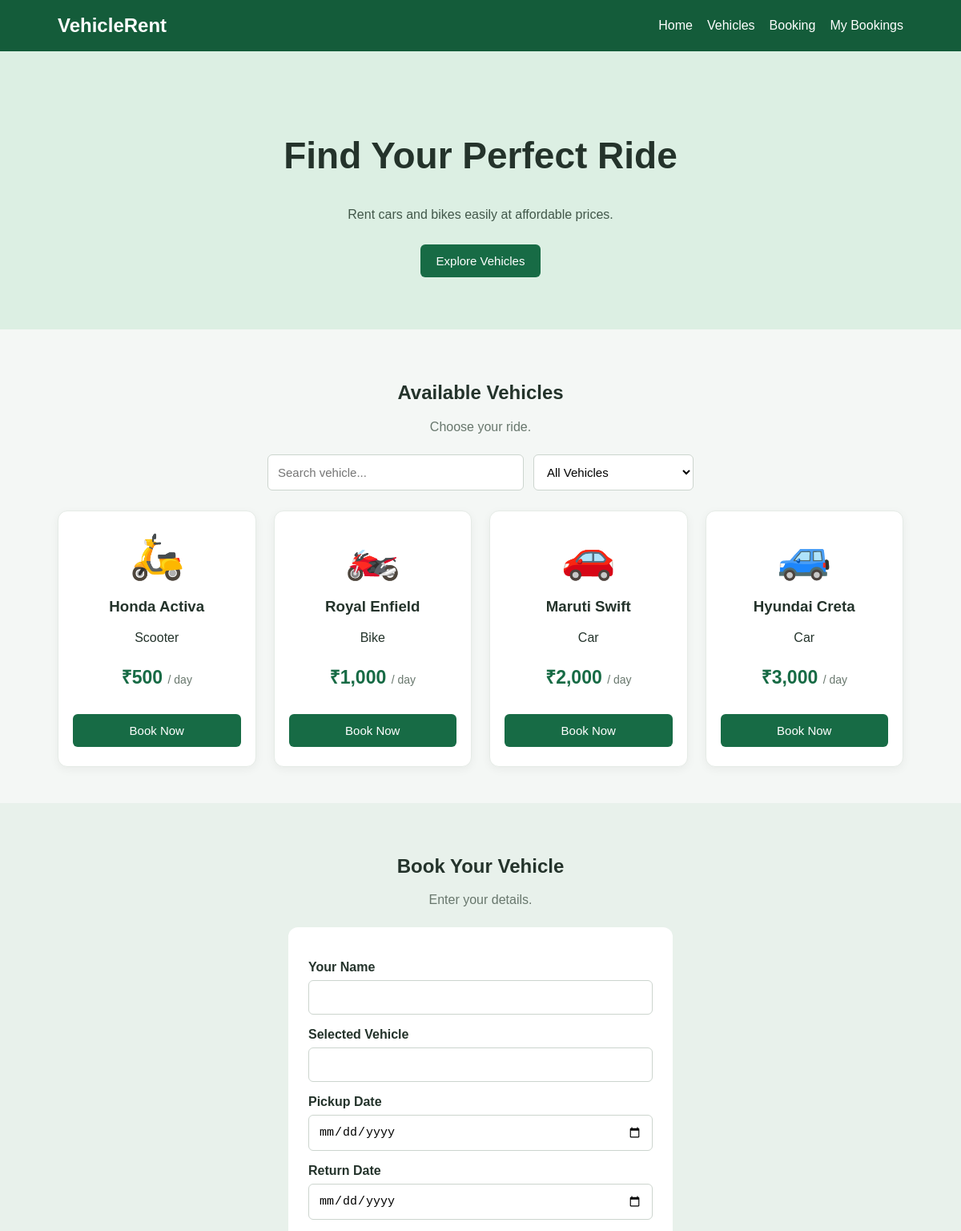
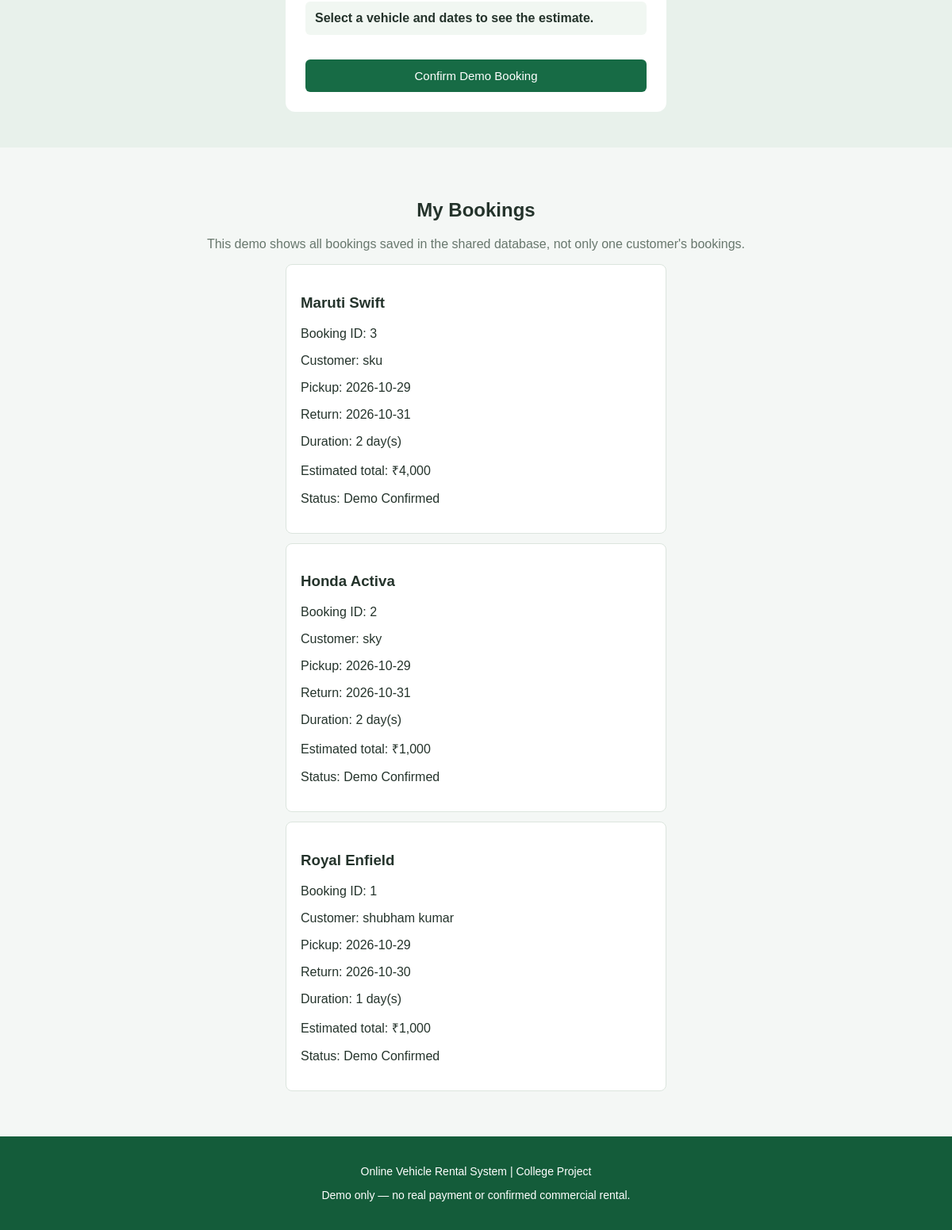
The page / on the database its author committed (2 pictures, top to bottom).
### tables this page shows
CREATE TABLE vehicles (
                id INTEGER PRIMARY KEY AUTOINCREMENT,
                name TEXT UNIQUE NOT NULL,
                type TEXT NOT NULL,
                price INTEGER NOT NULL,
                icon TEXT NOT NULL
            );

CREATE TABLE bookings (
                id INTEGER PRIMARY KEY AUTOINCREMENT,
                customer_name TEXT NOT NULL,
                vehicle_id INTEGER NOT NULL,
                pickup_date TEXT NOT NULL,
                return_date TEXT NOT NULL,
                days INTEGER NOT NULL,
                total INTEGER NOT NULL,
                status TEXT NOT NULL DEFAULT 'Demo Confirmed',
                FOREIGN KEY (vehicle_id) REFERENCES vehicles(id)
            );

### app.py (the view)
@app.route("/")
def home():
    with connect_db() as con:
        vehicles = con.execute(
            "SELECT * FROM vehicles ORDER BY id"
        ).fetchall()
        bookings = con.execute("""
            SELECT b.*, v.name AS vehicle_name
            FROM bookings b
            JOIN vehicles v ON v.id = b.vehicle_id
            ORDER BY b.id DESC
        """).fetchall()
    return render_template(
        "index.html",
        vehicles=vehicles,
        bookings=bookings,
        today=date.today().isoformat()
    )

### app.py (called while the page is built)
def connect_db():
    con = sqlite3.connect(DB_PATH)
    con.row_factory = sqlite3.Row
    return con

### templates/index.html (shortened to what this page needs)
<!DOCTYPE html>
<html lang="en">
<head>
    <link rel="stylesheet"
          href="{{ url_for('static', filename='style.css') }}">
</head>
<body>
<header class="navbar">
    <a href="#home" class="logo">VehicleRent</a>
    <nav>
        <a href="#home">Home</a>
        <a href="#vehicles">Vehicles</a>
        <a href="#booking">Booking</a>
        <a href="#my-bookings">My Bookings</a>
    </nav>
</header>
<section class="hero" id="home">
    <h1>Find Your Perfect Ride</h1>
    <p>Rent cars and bikes easily at affordable prices.</p>
    <a href="#vehicles" class="main-btn">Explore Vehicles</a>
</section>
<main>
<section id="vehicles" class="section">
    <h2>Available Vehicles</h2>
    <p class="subtitle">Choose your ride.</p>
    <div class="filters">
        <input type="search" id="search" placeholder="Search vehicle...">
        <select id="vehicleType">
            <option value="all">All Vehicles</option>
        </select>
    </div>
    <div class="vehicles" id="vehicleList">
        {% for v in vehicles %}
        <article class="card"
                 data-name="{{ v.name }}"
                 data-type="{{ v.type }}">
            <div class="vehicle-icon">{{ v.icon }}</div>
            <h3>{{ v.name }}</h3>
            <p>{{ v.type }}</p>
            <p class="price">
                ₹{{ "{:,}".format(v.price) }} <span>/ day</span>
            </p>
            <button type="button" class="book-btn"
                    data-id="{{ v.id }}"
                    data-name="{{ v.name }}"
                    data-price="{{ v.price }}">
                Book Now
            </button>
        </article>
        {% endfor %}
    </div>
</section>
<section id="booking" class="section booking-section">
    <h2>Book Your Vehicle</h2>
    <p class="subtitle">Enter your details.</p>
    <form id="bookingForm" method="POST" action="{{ url_for('book') }}">
        <label for="customerName">Your Name</label>
        <input type="text" id="customerName" name="customer_name"
               maxlength="100" required>
        <label for="vehicleName">Selected Vehicle</label>
        <input type="text" id="vehicleName" readonly required>
        <label for="pickupDate">Pickup Date</label>
        <input type="date" id="pickupDate" name="pickup_date"
               min="{{ today }}" required>
        <label for="returnDate">Return Date</label>
        <input type="date" id="returnDate" name="return_date"
               min="{{ today }}" required>
        <p id="priceSummary">Select a vehicle and dates to see the estimate.</p>
        <button type="submit" class="main-btn">
            Confirm Demo Booking
        </button>
    </form>
</section>
<section id="my-bookings" class="section">
    <h2>My Bookings</h2>
    <p class="subtitle">
        This demo shows all bookings saved in the shared database,
        not only one customer's bookings.
    </p>
    <div id="bookingList">
        {% if bookings %}
            {% for b in bookings %}
            <article class="booking-item">
                <h3>{{ b.vehicle_name }}</h3>
                <p>Booking ID: {{ b.id }}</p>
                <p>Customer: {{ b.customer_name }}</p>
                <p>Pickup: {{ b.pickup_date }}</p>
                <p>Return: {{ b.return_date }}</p>
                <p>Duration: {{ b.days }} day(s)</p>
                <p>Estimated total: ₹{{ "{:,}".format(b.total) }}</p>
                <p>Status: {{ b.status }}</p>
            </article>
            {% endfor %}
        {% else %}
            <p class="subtitle">No bookings yet. Create your first demo booking!</p>
        {% endif %}
    </div>
</section>
</main>
<footer>
    <p>Online Vehicle Rental System | College Project</p>
    <p>Demo only — no real payment or confirmed commercial rental.</p>
</footer>
</body>
</html>

### static/style.css (style rules this page uses)
* { box-sizing: border-box; }
html { scroll-behavior: smooth; }
body { margin: 0; font-family: Arial, sans-serif; background: #f4f7f5; color: #24332b; }
.navbar { background: #145c3a; color: white; padding: 18px 6%; display: flex; justify-content: space-between; align-items: center; gap: 20px; flex-wrap: wrap; }
.logo { color: white; text-decoration: none; font-size: 24px; font-weight: bold; }
nav { display: flex; flex-wrap: wrap; gap: 18px; }
nav a { color: white; text-decoration: none; }
.hero { background: #dcefe3; padding: 65px 20px; text-align: center; }
.hero h1 { font-size: clamp(30px, 5vw, 46px); }
.hero p { margin-bottom: 28px; color: #42584a; }
.main-btn, .book-btn { display: inline-block; background: #176b45; color: white; padding: 12px 20px; border: 0; border-radius: 6px; cursor: pointer; font-size: 15px; text-decoration: none; }
.section { padding: 45px 6%; text-align: center; }
.subtitle { color: #68776d; }
.filters { display: flex; justify-content: center; gap: 12px; margin: 25px 0; flex-wrap: wrap; }
.filters input, .filters select, .booking-section input { width: 100%; padding: 12px; border: 1px solid #ccd5ce; border-radius: 6px; font-size: 15px; background: white; }
.filters input { max-width: 320px; }
.filters select { max-width: 200px; }
.vehicles { display: grid; grid-template-columns: repeat(auto-fit, minmax(220px, 1fr)); gap: 22px; }
.card { background: white; padding: 24px 18px; border-radius: 12px; box-shadow: 0 3px 12px #0000000d; border: 1px solid #e5ebe6; }
.vehicle-icon { font-size: 55px; }
.price { font-size: 23px; font-weight: bold; color: #176b45; }
.price span { font-size: 14px; font-weight: normal; color: #68776d; }
.book-btn { width: 100%; margin-top: 8px; }
.booking-section { background: #e8f1eb; }
.booking-section form { max-width: 480px; margin: 25px auto 0; padding: 25px; background: white; border-radius: 12px; text-align: left; }
.booking-section label { display: block; margin: 16px 0 7px; font-weight: bold; }
.booking-section .main-btn { width: 100%; margin-top: 15px; }
#priceSummary { padding: 12px; background: #f1f7f2; border-radius: 6px; font-weight: bold; }
.booking-item { max-width: 480px; margin: 12px auto; padding: 18px; text-align: left; background: white; border-radius: 8px; border: 1px solid #dce5de; overflow-wrap: anywhere; }
footer { background: #145c3a; color: white; text-align: center; padding: 22px; font-size: 14px; }

### rows shown on the page
vehicles: icon "🛵", name "Honda Activa", type "Scooter", price "500"
vehicles: icon "🏍️", name "Royal Enfield", type "Bike", price "1,000"
vehicles: icon "🚗", name "Maruti Swift", type "Car", price "2,000"
vehicles: icon "🚙", name "Hyundai Creta", type "Car", price "3,000"
bookings: vehicle_name "Maruti Swift", id "3", customer_name "sku", pickup_date "2026-10-29", return_date "2026-10-31", days "2", total "4,000", status "Demo Confirmed"
bookings: vehicle_name "Honda Activa", id "2", customer_name "sky", pickup_date "2026-10-29", return_date "2026-10-31", days "2", total "1,000", status "Demo Confirmed"
bookings: vehicle_name "Royal Enfield", id "1", customer_name "shubham kumar", pickup_date "2026-10-29", return_date "2026-10-30", days "1", total "1,000", status "Demo Confirmed"
